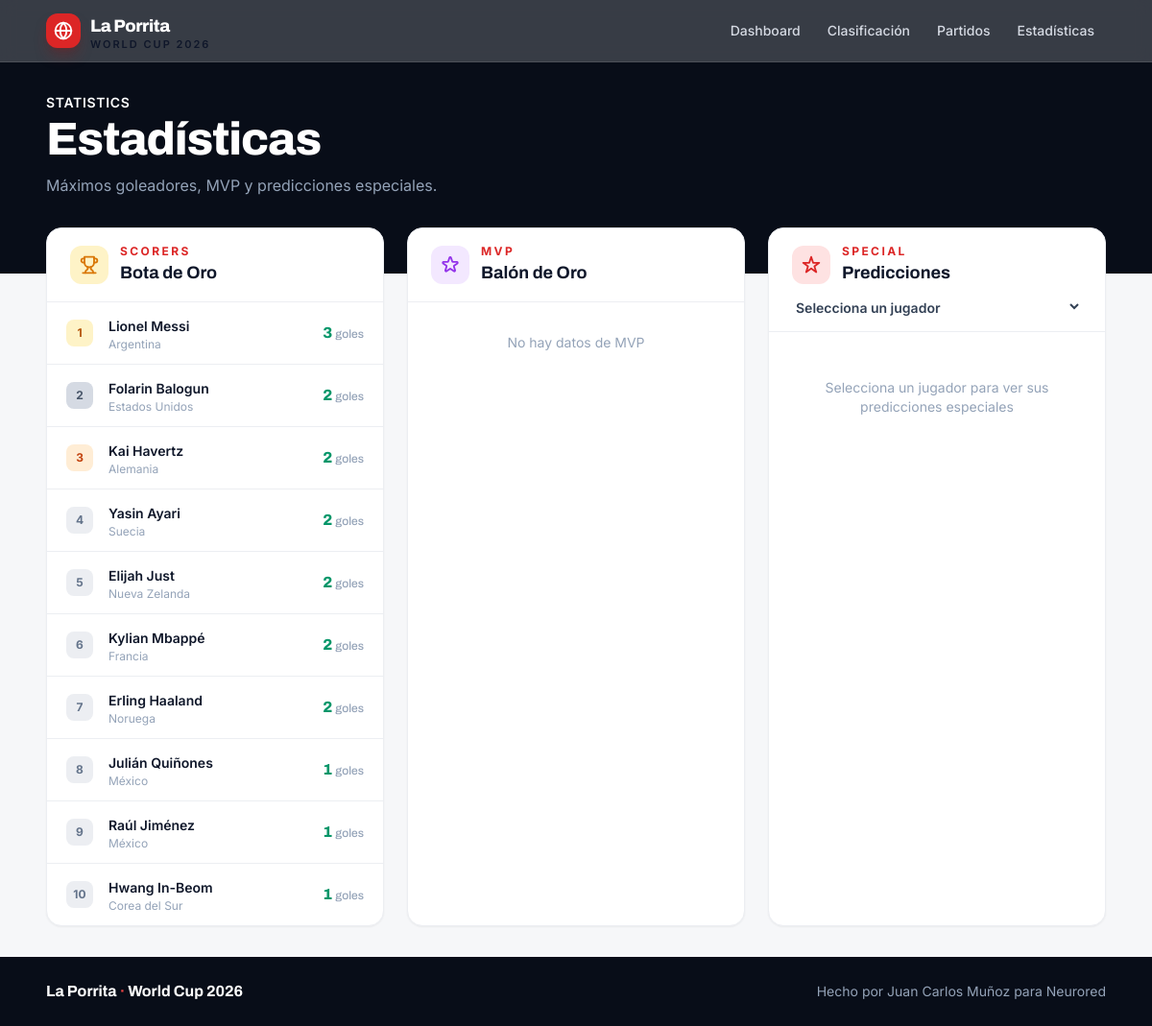
Screenshot of /stats/ with the database file from the repository.
### pool/models.py (models this page shows, shortened)
class ScorerStat(models.Model):
    player_name = models.CharField(max_length=100, verbose_name="Player Name")
    team = models.ForeignKey(Team, on_delete=models.CASCADE, verbose_name="Team")
    goals = models.PositiveIntegerField(default=0, verbose_name="Goals")
    assists = models.PositiveIntegerField(default=0, null=True, blank=True, verbose_name="Assists")
    is_mvp = models.BooleanField(default=False, verbose_name="Is MVP")
    is_golden_boot = models.BooleanField(default=False, verbose_name="Is Golden Boot")
    is_golden_ball = models.BooleanField(default=False, verbose_name="Is Golden Ball")
    created_at = models.DateTimeField(auto_now_add=True)
    updated_at = models.DateTimeField(auto_now=True)
    class Meta:
        ordering = ["-goals", "-assists"]
        verbose_name = "Scorer Stat"
        verbose_name_plural = "Scorer Stats"

class Team(models.Model):
    name = models.CharField(max_length=100, verbose_name="Name")
    abbreviation = models.CharField(max_length=10, verbose_name="Abbreviation")
    group = models.CharField(max_length=2, verbose_name="Group")
    group_position = models.PositiveIntegerField(verbose_name="Group Position")
    flag_emoji = models.CharField(max_length=10, blank=True, verbose_name="Flag Emoji")
    fifa_code = models.CharField(max_length=10, blank=True, verbose_name="FIFA Code")
    class Meta:
        ordering = ["group", "group_position"]
        verbose_name = "Team"
        verbose_name_plural = "Teams"

### pool/views.py (the view)
# urls.py: path("stats/", views.stats, name="stats"),
def stats(request):
    from pool.models import Participant
    pichichi = ScorerStat.objects.order_by("-goals")[:10]
    mvp = ScorerStat.objects.filter(is_mvp=True)[:5]
    participants = Participant.objects.all().order_by("name")
    selected_participant_id = request.GET.get("participant")
    special_predictions = []
    if selected_participant_id:
        special_predictions = SpecialPrediction.objects.filter(
            participant_id=selected_participant_id
        ).select_related("team")
    if request.headers.get("HX-Request"):
        return render(request, "pool/partials/special_predictions.html", {
            "special_predictions": special_predictions,
            "selected_participant_id": selected_participant_id,
        })
    return render(request, "pool/stats.html", {
        "pichichi": pichichi,
        "mvp": mvp,
        "participants": participants,
        "selected_participant_id": selected_participant_id,
        "special_predictions": special_predictions,
    })

### templates/pool/stats.html (shortened to what this page needs)
{% extends "base.html" %}
{% block content %}
<section class="bg-ink-950 text-white">
    <div class="max-w-6xl mx-auto px-4 sm:px-6 pt-8 pb-20">
        <p class="text-brand-400 font-semibold text-sm uppercase tracking-wider mb-1">Statistics</p>
        <h1 class="font-heading font-extrabold text-4xl sm:text-5xl tracking-tight">Estadísticas</h1>
        <p class="mt-3 text-ink-400 max-w-2xl">Máximos goleadores, MVP y predicciones especiales.</p>
    </div>
</section>
<section class="max-w-6xl mx-auto px-4 sm:px-6 -mt-12 relative z-10 pb-8">
    <div class="grid grid-cols-1 lg:grid-cols-3 gap-6">
        <div class="bg-white rounded-2xl border border-ink-100 shadow-sm overflow-hidden">
            <div class="flex items-center gap-3 px-5 sm:px-6 py-4 border-b border-ink-100">
                <span class="inline-flex items-center justify-center w-10 h-10 rounded-xl bg-amber-100 text-amber-600">
                </span>
                <div>
                    <p class="text-xs font-bold uppercase tracking-[0.2em] text-brand-600">Scorers</p>
                    <h2 class="font-heading font-bold text-lg text-ink-900">Bota de Oro</h2>
                </div>
            </div>
            <div class="divide-y divide-ink-100">
                {% for scorer in pichichi %}
                <div class="grid grid-cols-[auto_1fr_auto] items-center gap-x-4 px-4 sm:px-5 py-3 hover:bg-ink-50/70 transition-colors">
                    <span class="inline-flex items-center justify-center w-7 h-7 rounded-lg text-xs font-bold
                        {% if forloop.counter == 1 %}bg-amber-100 text-amber-700
                        {% elif forloop.counter == 2 %}bg-ink-200 text-ink-600
                        {% elif forloop.counter == 3 %}bg-orange-100 text-orange-700
                        {% else %}bg-ink-100 text-ink-500{% endif %}">
                        {{ forloop.counter }}
                    </span>
                    <div>
                        <span class="font-semibold text-ink-900 text-sm">{{ scorer.player_name }}</span>
                        <span class="text-xs text-ink-400 block">{{ scorer.team.name }}</span>
                    </div>
                    <span class="font-heading font-extrabold text-emerald-600 tabular">{{ scorer.goals }} <span class="text-xs text-ink-400 font-medium">goles</span></span>
                </div>
                {% empty %}
                <div class="px-5 py-8 text-center text-ink-400 text-sm">No hay datos de goleadores</div>
                {% endfor %}
            </div>
        </div>
        <div class="bg-white rounded-2xl border border-ink-100 shadow-sm overflow-hidden">
            <div class="flex items-center gap-3 px-5 sm:px-6 py-4 border-b border-ink-100">
                <span class="inline-flex items-center justify-center w-10 h-10 rounded-xl bg-purple-100 text-purple-600">
                </span>
                <div>
                    <p class="text-xs font-bold uppercase tracking-[0.2em] text-brand-600">MVP</p>
                    <h2 class="font-heading font-bold text-lg text-ink-900">Balón de Oro</h2>
                </div>
            </div>
            <div class="divide-y divide-ink-100">
                {% for player in mvp %}
                <div class="grid grid-cols-[auto_1fr_auto] items-center gap-x-4 px-4 sm:px-5 py-3 hover:bg-ink-50/70 transition-colors">
                    <span class="inline-flex items-center justify-center w-7 h-7 rounded-lg text-xs font-bold
                        {% if forloop.counter == 1 %}bg-purple-100 text-purple-700
                        {% elif forloop.counter == 2 %}bg-ink-200 text-ink-600
                        {% elif forloop.counter == 3 %}bg-pink-100 text-pink-700
                        {% else %}bg-ink-100 text-ink-500{% endif %}">
                        {{ forloop.counter }}
                    </span>
                    <div>
                        <span class="font-semibold text-ink-900 text-sm">{{ player.player_name }}</span>
                        <span class="text-xs text-ink-400 block">{{ player.team.name }}</span>
                    </div>
                    <span class="inline-flex items-center px-2.5 py-1 rounded-full text-xs font-semibold bg-purple-100 text-purple-700 ring-1 ring-purple-200">MVP</span>
                </div>
                {% empty %}
                <div class="px-5 py-8 text-center text-ink-400 text-sm">No hay datos de MVP</div>
                {% endfor %}
            </div>
        </div>
        <div class="bg-white rounded-2xl border border-ink-100 shadow-sm overflow-hidden">
            <div class="flex flex-col gap-3 px-5 sm:px-6 py-4 border-b border-ink-100">
                <div class="flex items-center gap-3">
                    <span class="inline-flex items-center justify-center w-10 h-10 rounded-xl bg-brand-100 text-brand-600">
                        <svg xmlns="http://www.w3.org/2000/svg" width="20" height="20" viewBox="0 0 24 24" fill="none" stroke="currentColor" stroke-width="2.2" stroke-linecap="round" stroke-linejoin="round"><path d="m12 2 2.4 7.4H22l-6 4.5 2.3 7.1-6.3-4.6L5.7 21l2.3-7.1-6-4.5h7.6Z"/></svg>
                    </span>
                    <div>
                        <p class="text-xs font-bold uppercase tracking-[0.2em] text-brand-600">Special</p>
                        <h2 class="font-heading font-bold text-lg text-ink-900">Predicciones</h2>
                    </div>
                </div>
                <select name="participant" class="w-full rounded-xl border-ink-200 bg-white text-sm font-semibold text-ink-700 focus:ring-brand-500 focus:border-brand-500"
                        hx-get="{% url 'pool:stats' %}"
                        hx-target="#special-predictions"
                        hx-trigger="change"
                        hx-include="[name='participant']">
                    <option value="">Selecciona un jugador</option>
                </select>
            </div>
            <div id="special-predictions" class="divide-y divide-ink-100">
                {% include "pool/partials/special_predictions.html" %}
            </div>
        </div>
    </div>
</section>
{% endblock %}

### templates/base.html (style rules this page uses)
html { scroll-behavior: smooth; }
body { font-feature-settings: "cv11", "ss01"; }
.tabular { font-variant-numeric: tabular-nums; }

### rows the page displays
ScorerStat: player_name "Lionel Messi", team.name "Argentina", goals "3"
ScorerStat: player_name "Folarin Balogun", team.name "Estados Unidos", goals "2"
ScorerStat: player_name "Kai Havertz", team.name "Alemania", goals "2"
ScorerStat: player_name "Yasin Ayari", team.name "Suecia", goals "2"
ScorerStat: player_name "Elijah Just", team.name "Nueva Zelanda", goals "2"
ScorerStat: player_name "Kylian Mbappé", team.name "Francia", goals "2"
ScorerStat: player_name "Erling Haaland", team.name "Noruega", goals "2"
ScorerStat: player_name "Julián Quiñones", team.name "México", goals "1"
ScorerStat: player_name "Raúl Jiménez", team.name "México", goals "1"
ScorerStat: player_name "Hwang In-Beom", team.name "Corea del Sur", goals "1"
